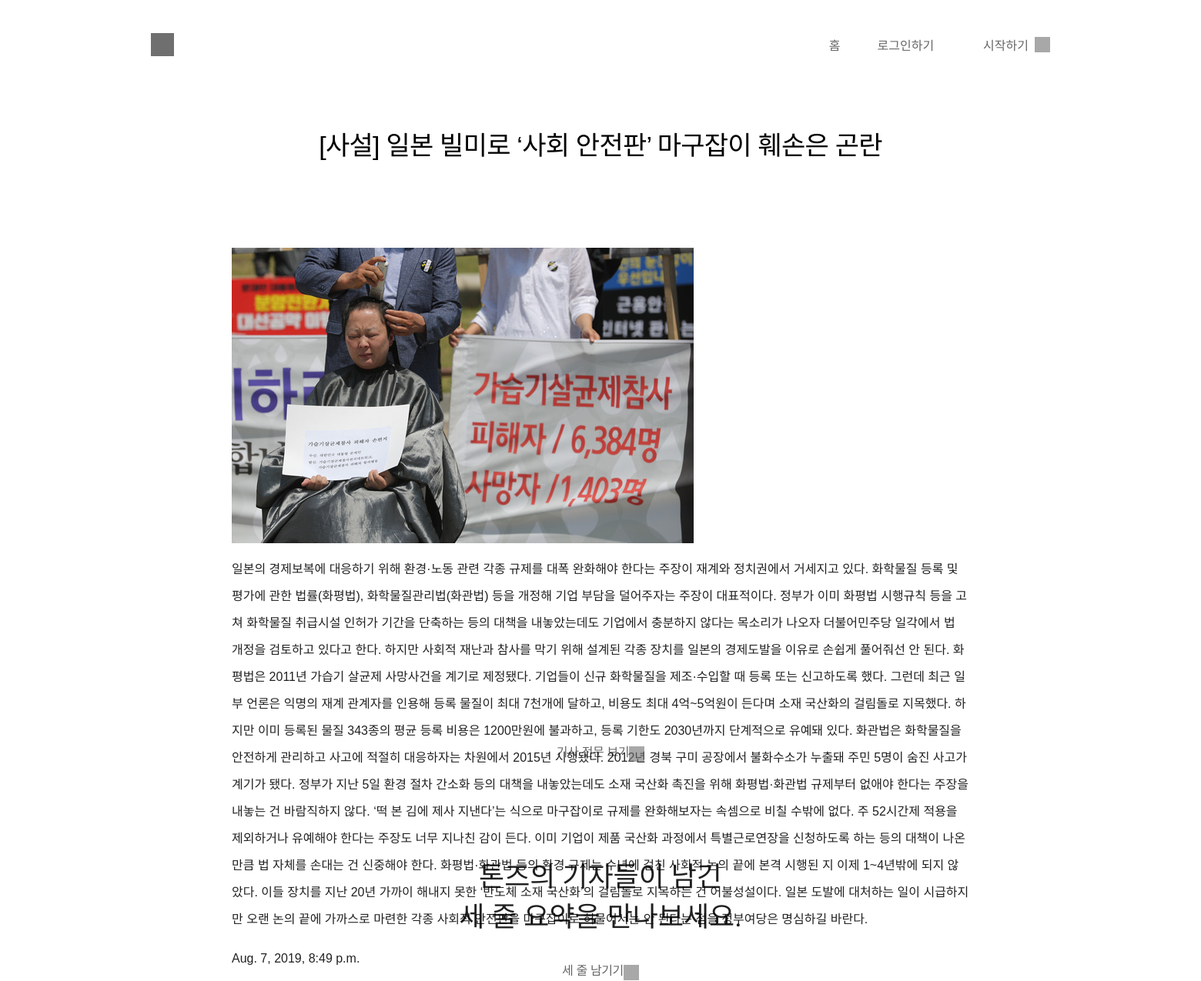
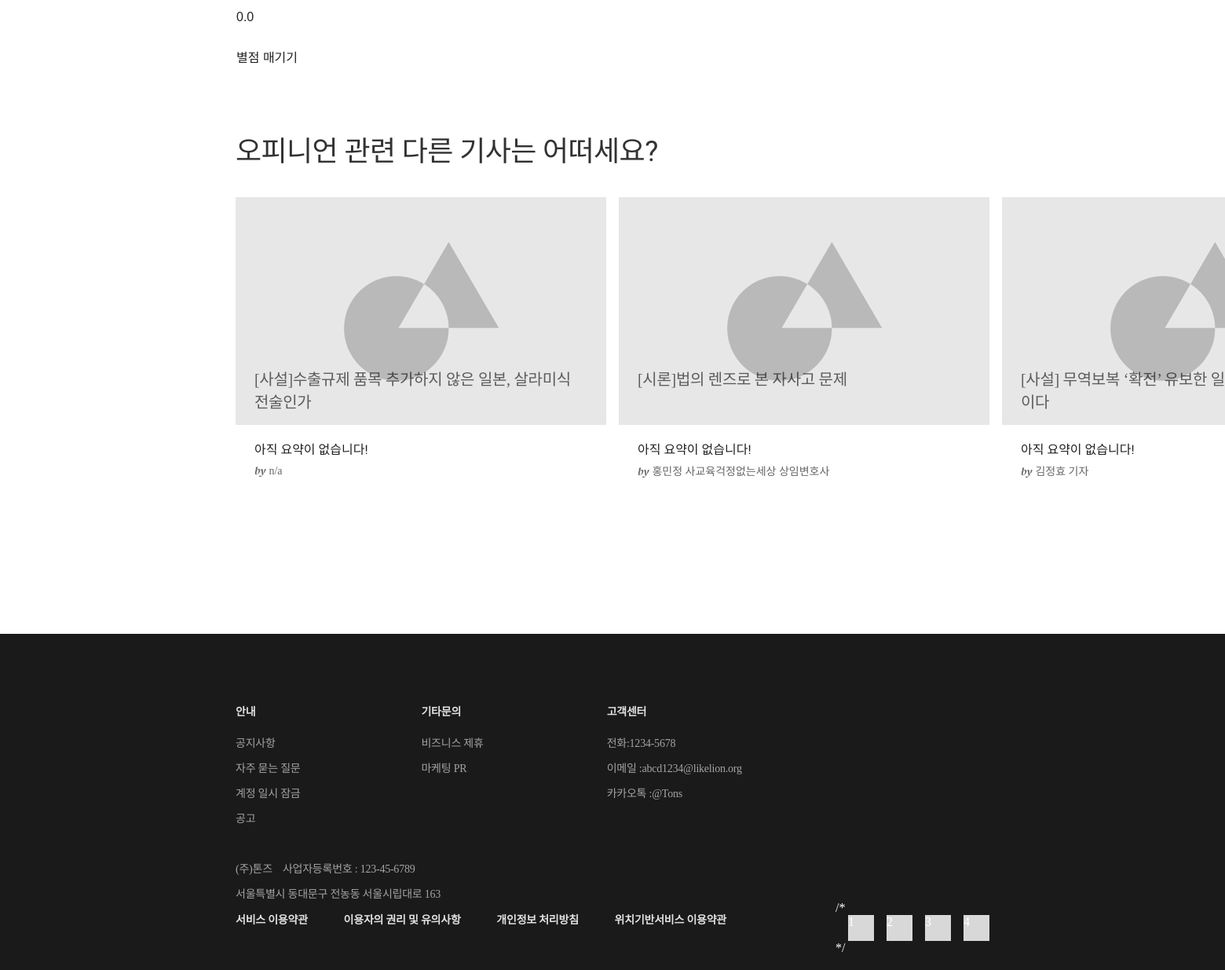
The app's page /article/4/ with its own data (2 pictures, top to bottom).
### article/models.py (models this page shows, shortened)
class Article(models.Model):
    title = models.CharField(max_length=200)
    writer = models.CharField(max_length=50)
    pub_date = models.DateTimeField(auto_now_add=False)
    category = models.ForeignKey(Category, on_delete=models.SET_NULL, null = True)
    content = models.TextField()
    original = models.TextField()
    stars = models.FloatField(default=0)
    photo = models.ImageField(upload_to="media\img", null=True, blank=True)
    thumbnail = ThumbnailerImageField(upload_to='article', blank=True)
    stars_count = models.PositiveIntegerField(default=0)
    class Meta:
        ordering = ['-stars']

### category/models.py (models this page shows, shortened)
class Category(models.Model):
    name = models.TextField(max_length=10,default='')
    class Meta:
        verbose_name_plural = "Categories"

### article/views.py (the view)
# urls.py: path('<int:article_id>/', views.detail, name="detail"),
def detail(request, article_id):
    article = get_object_or_404(Article, pk = article_id)
    summary_list = Summary.objects.filter(belongsto_article=article)
    other_articles = []
    best_summ_list = dict()
    for other in Article.objects.filter(category=article.category):
        if other != article:
            other_articles.append(other)
        try:
            best_summ_list[other.id] = Summary.objects.filter(belongsto_article=other.id).latest('obj_count')
        except: #요약이 하나도 없을 경우
            best_summ_list[other.id] = '아직 요약이 없습니다!'
    context = {
        'article':article,
        'summary_list':summary_list,
        'best_summ_list':best_summ_list,
        'other_articles':other_articles,
    }
    return render(request,"article/article_detail.html", context)

### article/templates/article/article_detail.html (shortened to what this page needs)
﻿﻿{% extends 'base.html' %}
{% load staticfiles %}
{% load thumbnail %}
{% block css %}
<link rel="stylesheet" href="{%static 'css/article_detail.css'%}">
{% endblock css %}
{% block contents %}
    <div class="article_wrapper">
        <div class="article_title">{{article.title}}</div>
        <div class="article_body">
            {% if article.photo %}
                <div class="article_photo">
                    <img src="{{ article.photo.url }}">
                </div>
            {% endif %}
            <div class="article_text">
                <p>{{article.content}}</p>
                <p>{{article.pub_date}}</p>
                <p>{{article.stars}}</p>
                {% if user.is_active %}
                    <a href="{% url 'article:stars' article.id %}">별점 매기기</a>
                {% else %}
                    <a href="{% url 'accounts:login'%}">별점 매기기</a>
                {% endif %}
            </div>
        </div>
        <div class="lines">
            <div class="category_text">기사 전문 보기<div class="square"
                    style=" width: 20px;   height: 20px;   background-color: #6f6f6f;"></div>
            </div>
        </div>
    </div>
    <div class="wrapper2">
        <div class="middle_contents_container">
            <div class="category_container">
                <div class="category_title_1"> 톤즈의 기자들이 남긴</div>
                <div class="category_title_1"> 세 줄 요약을 만나보세요.</div>
                <div class="lines">
                    <div class="category_text">
                    {% if user.is_active %}
                    <a href="{% url 'article:summary' article.id %}">세 줄 남기기</a>
                    {% else %}
                    <a href="{% url 'accounts:login'%}">세 줄 남기기</a>
                    {% endif %}
                    <div class="square" style=" width: 20px;   height: 20px;   background-color: #6f6f6f;"></div>
                    </div>
                </div>
            </div>
            <ul class="category_article">
            </ul>
        </div>
    </div>
    <div class="card_container_wrapper">
        <div class="headline">
            <div class="headline_2">{{article.category.name}} 관련 다른 기사는 어떠세요?</div>
        </div>
        <div class="card_container">
            <ul>
                {% for other in other_articles%}
                <li>
                    <a href="{% url 'article:detail' other.id%}">
                        <div class="image_container"><img src="{% static 'img/test_image.png' %}" alt="">
                            <div class="article_title">
                                {{other.title}}
                            </div>
                        </div>
                        <div class="text">
                            {% for key, value in best_summ_list.items %}
                            {% if key == other.id %}
                            <div class="line_1">{{ value }}</div>
                            {% endif %}
                            {% endfor %}
                        </div>
                        <div id="writer">
                            <span class="by">by</span>
                            <span class="name">{{other.writer}}</span></div>
                    </a>
                </li>
                {% endfor %}
            </ul>
        </div>
    </div>
{% endblock contents %}

### static/css/home.css (style rules this page uses)
body { margin: 0; overflow-x: hidden; }
ul { padding: 0; margin: 0; }
li { list-style: none; }
a { text-decoration: none; color: #000000; }
.text { width: 424px; }
.line_1, .line_2, .line_3 { font-family: 'Song Myung', serif; font-size: 1rem; color: #000000; text-align: left; opacity: 0.87; height: 20px; overflow: hidden; }
#writer { margin-left: 24px; }
#writer .by { opacity: 0.6; font-family: 'DM Serif Display', serif; font-style: italic; font-size: 14px; letter-spacing: 0; }
#writer .name { opacity: 0.6; font-family: 'Noto Sans KR', serif; font-size: 14px; color: #000000; letter-spacing: 0; }
.card_container_wrapper { width: 960px; margin: 0 auto; padding-bottom: 88px; position: relative; }
.card_container ul { display: flex; flex-direction: row; overflow: visible; }
.card_container li { width: 472px; height: 468px; margin-right: 16px; background: #FFFFFF; box-shadow: 2px 4px 12px 0 rgba(0, 0, 0, 0.08); }
.card_container .image_container { position: relative; }
.card_container .article_title { position: absolute; bottom: 0; left: 0; width: 424px; margin-left: 24px; margin-right: 24px; margin-bottom: 24px; font-family: 'Noto Sans KR', serif; font-size: 20px; color: #000000; letter-spacing: -0.3px; text-align: left; opacity: 0.6; }
.card_container .text { margin-left: 24px; margin-right: 24px; margin-top: 18px; margin-bottom: 10px; }
.middle_contents_container { padding-top: 80px; padding-bottom: 8px; }
.category_container { display: flex; flex-direction: column; align-items: center; }
.category_title_1 { opacity: 0.87; font-family: 'Song Myung', serif; font-size: 18px; color: #000000; letter-spacing: -0.3px; }
.category_article { padding-top: 48px; width: 723px; margin: 0 auto; }

### static/css/footer.css (style rules this page uses)
body { margin: 0; overflow-x: hidden; }
ul { padding: 0; margin: 0; }
li { list-style: none; }
a { text-decoration: none; color: #000000; }

### static/css/article_detail.css (style rules this page uses)
.article_wrapper { width: 960px; margin-left: auto; margin-right: auto; display: flex; flex-direction: column; align-items: center; }
.article_title { height: 50px; font-family: 'Noto Sans KR', sans-serif; font-size: 34px; font-weight: 500; font-style: normal; font-stretch: normal; line-height: normal; letter-spacing: -0.76px; color: #000000; margin-top: 64px; margin-bottom: 110px; }
.article_body { width: 958px; height: 608px; }
.article_text { opacity: 0.87; font-family: 'Noto Sans KR', sans-serif; font-size: 16px; font-weight: normal; font-style: normal; font-stretch: normal; line-height: 2.19; letter-spacing: normal; color: #000000; }
.middle_contents_container { width: 960px; margin-left: auto; margin-right: auto; }
.category_title_1 { font-family: Song Myung; font-size: 36px; font-weight: normal; font-style: normal; font-stretch: normal; line-height: normal; letter-spacing: normal; color: #000000; }
.lines { margin: 40px; }
.lines:after { content: ""; display: block; clear: both }
.lines div { float: right; width: auto }
.square { margin-left: 8px; }
.category_text { opacity: 0.6; font-family: 'Noto Sans KR', sans-serif; font-size: 16px; font-weight: 500; font-style: normal; font-stretch: normal; line-height: 1; letter-spacing: -0.36px; text-align: center; color: #000000; }
.square { margin: 0; float:left; width: 50% }
.headline { margin-top: 80px; margin-bottom: 40px; }
.headline_2 { opacity: 0.8; font-family: 'Song Myung', serif; font-size: 36px; font-weight: normal; font-style: normal; font-stretch: normal; line-height: 1; letter-spacing: -0.6px; }
.card_container li { box-shadow: none; }

### records on screen
Article: title "[사설] 일본 빌미로 ‘사회 안전판’ 마구잡이 훼손은 곤란", photo (picture), content "일본의 경제보복에 대응하기 위해 환경·노동 관련 각종 규제를 대폭 완화해야 한다는 주장이 재계와 정치권에서 거세지고 있다. 화학물질 등록 및 평가에 관한 법률(화평법), 화학물질관리법(화관법) 등을 개정해 기업 부담을 덜어주자는 주장이 대표적이다. 정부가 이미 화평법 시행규칙 등을 고쳐 화학물질 취급시설 인허가 기간을 단축하는 등의 대책을 내놓았는데도 기업에서 충분하지 않다는 목소리가 나오자 더불어민주당 일각에서 법 개정을 검토하고 있다고 한다. 하지만 사회적 재난과 참사를 막기 위해 설계된 각종 장치를 일본의 경제도발을 이유로 손쉽게 풀어줘선 안 된다. 화평법은 2011년 가습기 살균제 사망사건을 계기로 제정됐다. 기업들이 신규 화학물질을 제조·수입할 때 등록 또는 신고하도록 했다. 그런데 최근 일부 언론은 익명의 재계 관계자를 인용해 등록 물질이 최대 7천개에 달하고, 비용도 최대 4억~5억원이 든다며 소재 국산화의 걸림돌로 지목했다. 하지만 이미 등록된 물질 343종의 평균 등록 비용은 1200만원에 불과하고, 등록 기한도 2030년까지 단계적으로 유예돼 있다. 화관법은 화학물질을 안전하게 관리하고 사고에 적절히 대응하자는 차원에서 2015년 시행됐다. 2012년 경북 구미 공장에서 불화수소가 누출돼 주민 5명이 숨진 사고가 계기가 됐다. 정부가 지난 5일 환경 절차 간소화 등의 대책을 내놓았는데도 소재 국산화 촉진을 위해…", pub_date "Aug. 7, 2019, 8:49 p.m.", stars "0.0", category.name "오피니언"
Article: title "[사설]수출규제 품목 추가하지 않은 일본, 살라미식 전술인가", best_summ_list "아직 요약이 없습니다!", writer "n/a"
Article: title "[시론]법의 렌즈로 본 자사고 문제", best_summ_list "아직 요약이 없습니다!", writer "홍민정 사교육걱정없는세상 상임변호사"
Article: title "[사설] 무역보복 ‘확전’ 유보한…", best_summ_list "아직 요약이 없습니다!", writer "김정효 기자"
